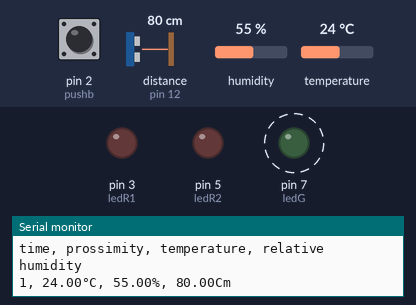
Simulated run of this sketch. Board: Arduino Uno, built with avr-gcc and run on an emulated ATmega328P. Parts: output pins drawn as LEDs (lit = HIGH), the last lines printed to the serial monitor. Dashed ring = blinking. The inputs (shaded band) are chosen by the test bench; at power-on: humidity 55 %, temperature 24 °C, pin 2 (pushb) LOW, distance to the obstacle (sensor on pin 12) 80 cm.

Above: at 1.2 s.
1.3 s: humidity set to 51 %
6.5 s: humidity set to 48 %
At 8.8 s:
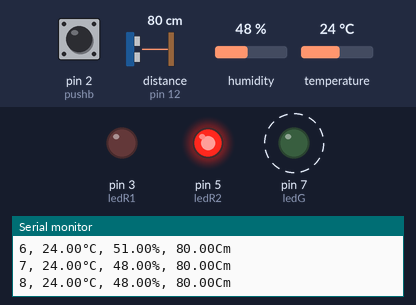
10.5 s: temperature set to 29 °C
14.2 s: temperature set to 32 °C
At 17.8 s:
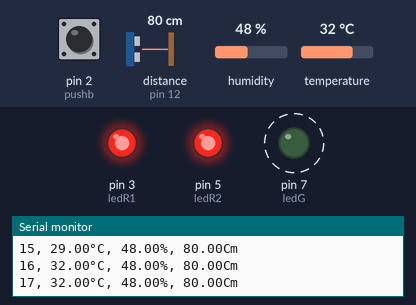
19.5 s: temperature set to 12 °C
At 23.4 s:
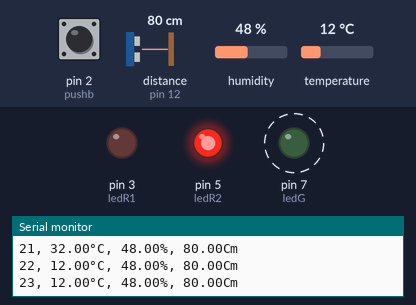
23.5 s: temperature set to 33 °C
At 26.4 s:
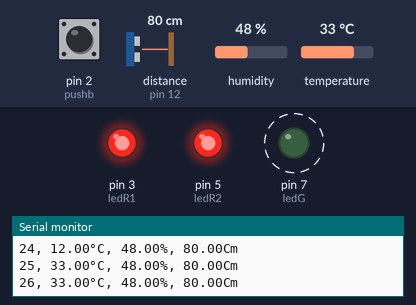
Timing chart, 0 to 28.5 s (numbered marks = the images above; inputs shaded):
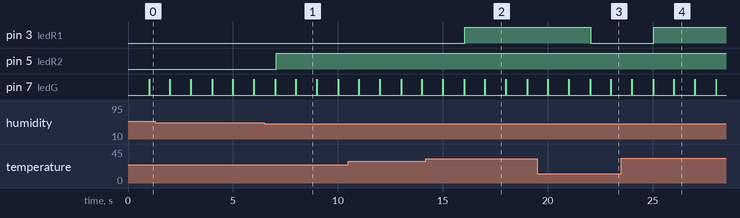

Measured:
- the behaviour switches between 50 and 49 % on humidity (found by bisection; images 0 and 1)
- the behaviour switches between 30 and 31 °C on temperature (found by bisection; images 1 and 2)
- after the input at 6.5 s, pin 5 (ledR2): LOW → HIGH after 0.56 s
- after the input at 14.2 s, pin 3 (ledR1): LOW → HIGH after 1.9 s
- after the input at 19.5 s, pin 3 (ledR1): HIGH → LOW after 2.6 s
- after the input at 23.5 s, pin 3 (ledR1): LOW → HIGH after 1.6 s
- by itself, pin 7 (ledG): alternates HIGH for 0.02 s and LOW for 0.99 s

The sketch:

Esercitazione_06_marzo.ino
```cpp
#include <HCSR04.h>
UltraSonicDistanceSensor distanceSensor(13, 12);

#include <DHT.h>
#define DHTPIN 9
#define DHTTYPE DHT11
DHT dht (DHTPIN, DHTTYPE);

int ledG = 7;
int ledR1 = 3;
int ledR2 = 5;
int pushb = 2;
int value = 0;
unsigned long last_now = 0;

void setup() {
  Serial.begin(9600);
  dht.begin();
  pinMode(ledG, OUTPUT);
  pinMode(ledR1, OUTPUT);
  pinMode(ledR2, OUTPUT);
  pinMode(pushb, INPUT);
  Serial.println("time, prossimity, temperature, relative humidity");


}

void loop() {
  unsigned long now = millis();

  if (now - last_now >= 1000){
    last_now = now;
    float h = dht.readHumidity();
    float t = dht.readTemperature();
    float hic = dht.computeHeatIndex(t, h, false);
    Serial.print(now / 1000);
    digitalWrite (ledG, HIGH);
    delay(15);
    Serial.print(", ");
    Serial.print(t);
    Serial.print(F("°C, "));
    Serial.print(h);
    Serial.print(F("%, "));
    Serial.print(distanceSensor.measureDistanceCm());
    Serial.println("Cm");
    digitalWrite (ledG, LOW);
    delay(15);

 if (t > 30) {
      digitalWrite (ledR1, HIGH);
    } else {
      digitalWrite (ledR1, LOW);
    }
    if (h < 50) {
      digitalWrite (ledR2, HIGH);
    }
  }

  value= digitalRead(pushb);

   if (value==1){

      digitalWrite (ledR1, LOW);
      digitalWrite (ledR2, LOW);
  }


}
```
